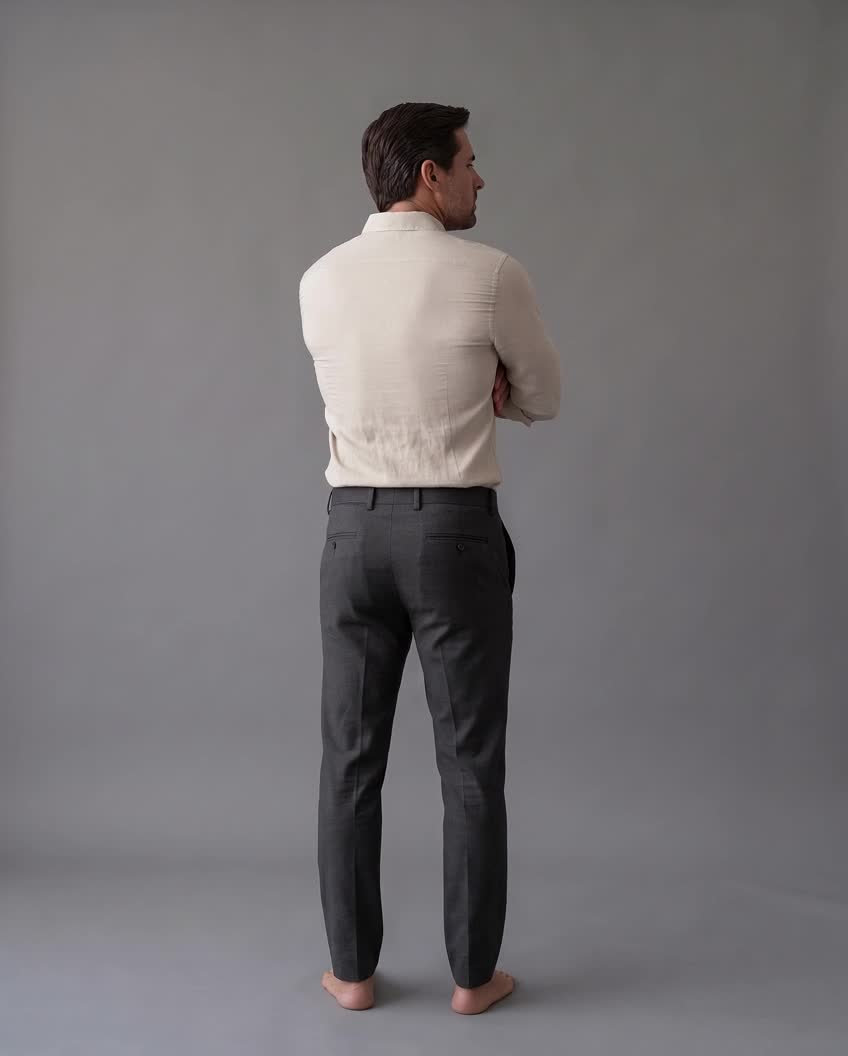
#> input picture ar/clips/frames/back.jpg, 848 x 1056 px
$ python -i refine_vintos.py   (imports and definitions only)
#> lines starting #> are read from the running program, lines starting #| are printed output that depends on the picture
"""Deterministic local refinement; preserves original GLB and all rig/animation bytes.
Selective curved edge subdivision with seam-consistent positions, interpolated UVs,
and merged/normalized skin influences. Photo detail transferred with hand-set UV
landmarks, excluding closed eyes; no external generation or Blender involved.
"""
from pathlib import Path
import copy,struct,json,io,hashlib,sys
import numpy as np
from PIL import Image,ImageDraw,ImageFilter,ImageFont
from scipy.ndimage import gaussian_filter,map_coordinates,distance_transform_edt
from scipy.spatial import Delaunay
from render_gloves_off import render
ROOT=Path(__file__).resolve().parents[1]
DT={5126:'<f4',5125:'<u4',5123:'<u2',5121:'u1'}
NC={'SCALAR':1,'VEC2':2,'VEC3':3,'VEC4':4,'MAT4':16}
def load(path):
 b=path.read_bytes();n=struct.unpack_from('<I',b,12)[0];j=json.loads(b[20:20+n]);return j,bytearray(b[28+n:])
def arr(j,b,i):
 a=j['accessors'][i];v=j['bufferViews'][a['bufferView']];dt=np.dtype(DT[a['componentType']]);w=NC[a['type']]
 return np.ndarray((a['count'],w),dtype=dt,buffer=b,offset=v.get('byteOffset',0)+a.get('byteOffset',0),strides=(v.get('byteStride',w*dt.itemsize),dt.itemsize)).copy()
def imread(j,b):
 v=j['bufferViews'][j['images'][0]['bufferView']];return Image.open(io.BytesIO(b[v['byteOffset']:v['byteOffset']+v['byteLength']])).convert('RGB')
# [41 lines left out: functions append_view, subdiv, not called in this run]

def repaint(original,geometry=None,triangles=None):
 atlas=np.array(original)[::-1].astype(float);before=atlas.copy();rng=np.random.default_rng(731)
#> after `atlas = np.array(original)[::-1].astype(float)`:
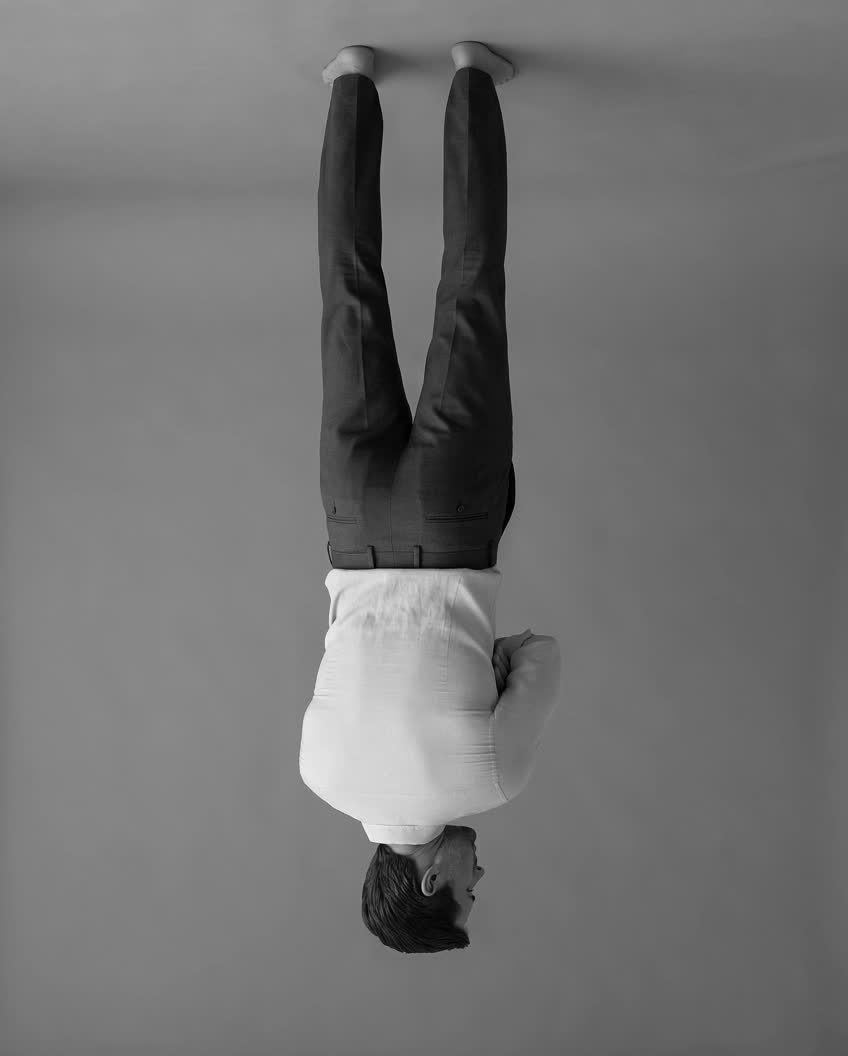
#> atlas: shape (1056, 848) float64; min 0, max 247, mean 114.1
 # Head UV tile is lower-left, upside down. Preserve the current atlas as base.
 h=atlas[1024:2048,:1024][::-1,::-1].copy();yy,xx=np.mgrid[:1024,:1024]
#> after `h = atlas[1024:2048, :1024][::-1, ::-1].copy()`:
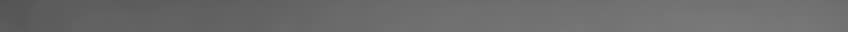
#> h: shape (32, 848) float64; min 83, max 121, mean 106.7
#> (the run stopped early here; a loop or call above may not have finished)

$ run again, on ar/clips/frames/left.jpg
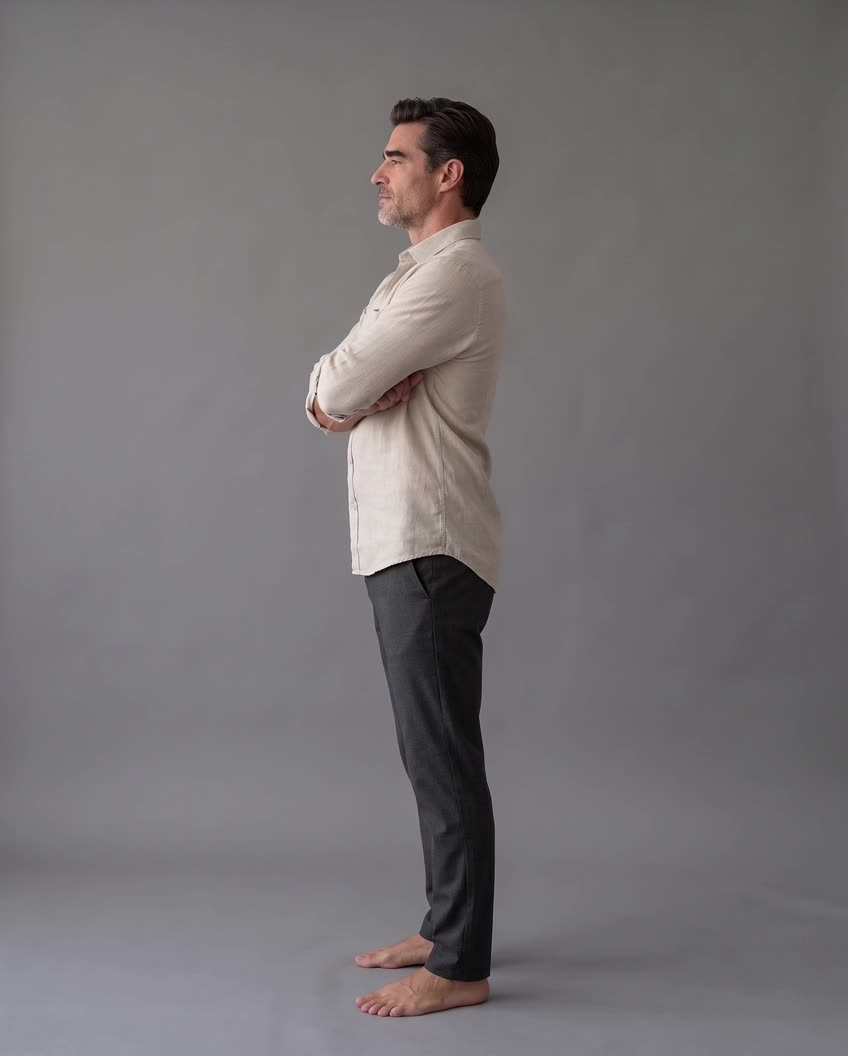
#> input picture ar/clips/frames/left.jpg, 848 x 1056 px
#> in repaint, `atlas = np.array(original)[::-1].astype(float)`:
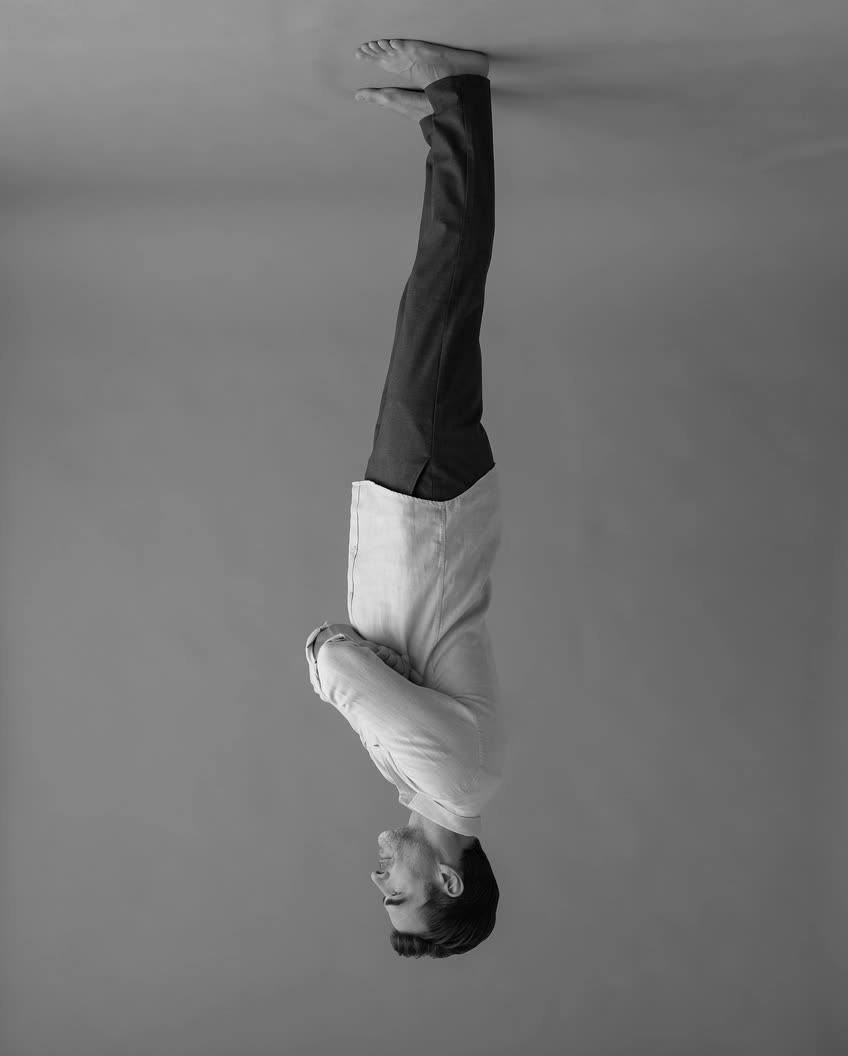
#> atlas: shape (1056, 848) float64; min 0, max 243, mean 115.4

$ run again, on ar/clips/frames/right.jpg
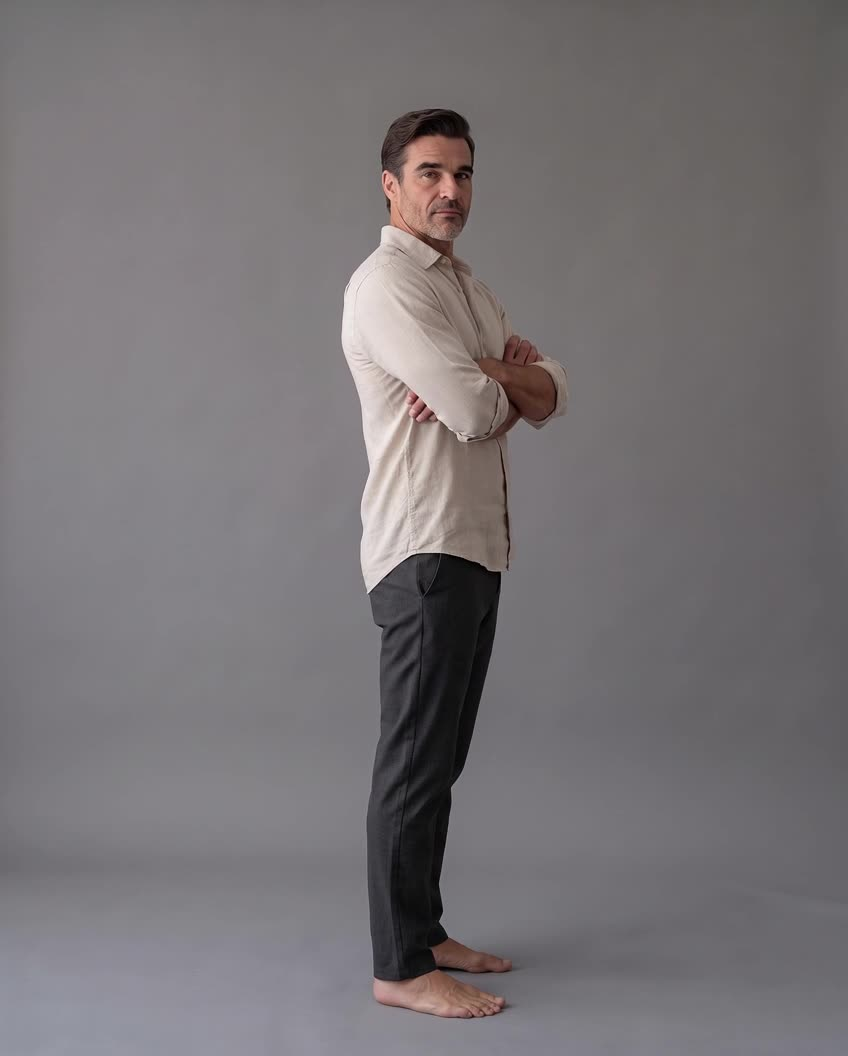
#> input picture ar/clips/frames/right.jpg, 848 x 1056 px
#> in repaint, `atlas = np.array(original)[::-1].astype(float)`:
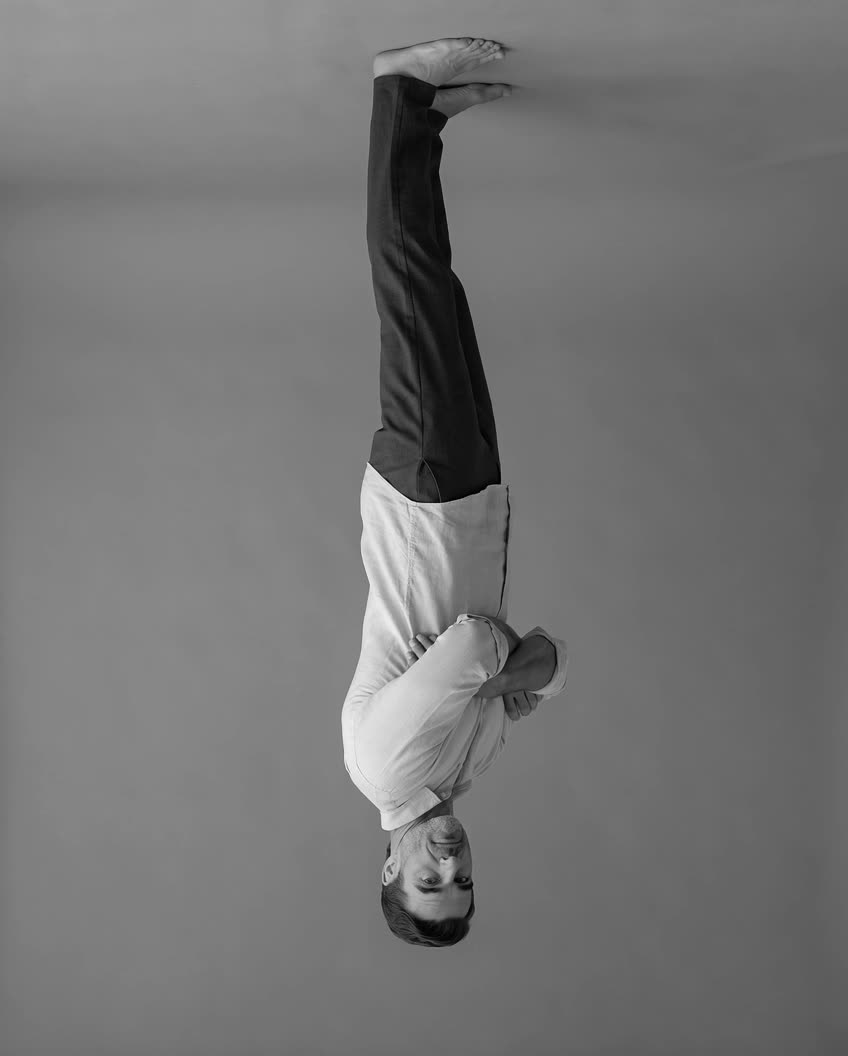
#> atlas: shape (1056, 848) float64; min 0, max 245, mean 116.3
